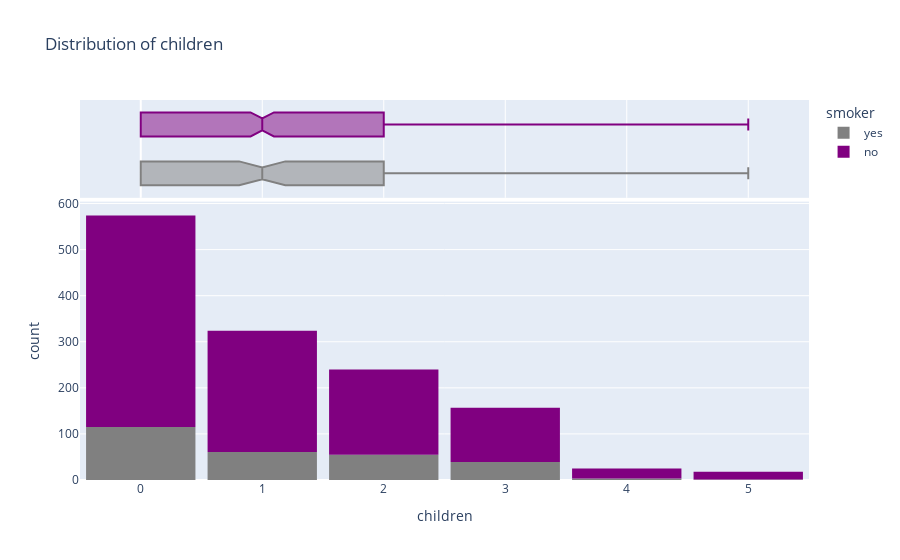

Write notebook code for a chart like this one.
### Markdown cell above
We can observe the BMI follows a normal distribution with most of the people having a BMI between 26 and 35 with a median of 30.

### Code cell
fig = px.histogram(
    medical_df,
    x='children',
    color_discrete_sequence=['grey','purple'],
    title='Distribution of children',
    marginal='box',
    color='smoker',
)
fig.update_layout(bargap = 0.1)
fig.show()

### Figure 1 — Plotly figure (JSON) as saved in the notebook; plotly's stock layout.template omitted (floating-point values rounded to 4 significant figures; data arrays with more than 128 entries replaced by an {"elided": "..."} marker saying what was removed)
{"data": [{"alignmentgroup": "True", "bingroup": "x", "hovertemplate": "smoker=yes<br>children=%{x}<br>count=%{y}<extra></extra>", "legendgroup": "yes", "marker": {"color": "grey", "pattern": {"shape": ""}}, "name": "yes", "offsetgroup": "yes", "orientation": "v", "showlegend": true, "type": "histogram", "x": {"elided": "274 int values"}, "xaxis": "x", "yaxis": "y"}, {"alignmentgroup": "True", "hovertemplate": "smoker=yes<br>children=%{x}<extra></extra>", "legendgroup": "yes", "marker": {"color": "grey"}, "name": "yes", "notched": true, "offsetgroup": "yes", "showlegend": false, "type": "box", "x": {"elided": "274 int values"}, "xaxis": "x2", "yaxis": "y2"}, {"alignmentgroup": "True", "bingroup": "x", "hovertemplate": "smoker=no<br>children=%{x}<br>count=%{y}<extra></extra>", "legendgroup": "no", "marker": {"color": "purple", "pattern": {"shape": ""}}, "name": "no", "offsetgroup": "no", "orientation": "v", "showlegend": true, "type": "histogram", "x": {"elided": "1064 int values"}, "xaxis": "x", "yaxis": "y"}, {"alignmentgroup": "True", "hovertemplate": "smoker=no<br>children=%{x}<extra></extra>", "legendgroup": "no", "marker": {"color": "purple"}, "name": "no", "notched": true, "offsetgroup": "no", "showlegend": false, "type": "box", "x": {"elided": "1064 int values"}, "xaxis": "x2", "yaxis": "y2"}], "layout": {"bargap": 0.1, "barmode": "relative", "legend": {"title": {"text": "smoker"}, "tracegroupgap": 0}, "title": {"text": "Distribution of children"}, "xaxis": {"anchor": "y", "domain": [0, 1], "title": {"text": "children"}}, "xaxis2": {"anchor": "y2", "domain": [0, 1], "matches": "x", "showgrid": true, "showticklabels": false}, "yaxis": {"anchor": "x", "domain": [0, 0.7326], "title": {"text": "count"}}, "yaxis2": {"anchor": "x2", "domain": [0.7426, 1], "matches": "y2", "showgrid": false, "showline": false, "showticklabels": false, "ticks": ""}}}
